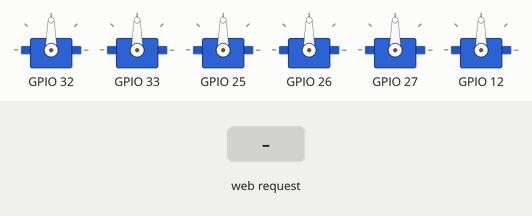
A sketch run on a simulated ESP32. Shown: 6 × servo. Inputs (shaded band) come from the test bench. What the sketch prints to the serial monitor is not drawn.

Above: at 1.2 s.
1.3 s: HTTP request GET /set-angles received
At 1.45 s:
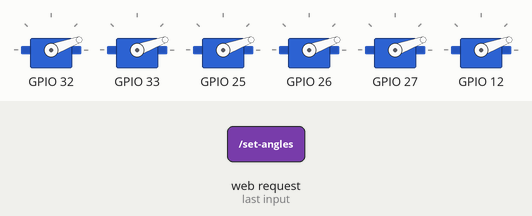
At 2.6 s:
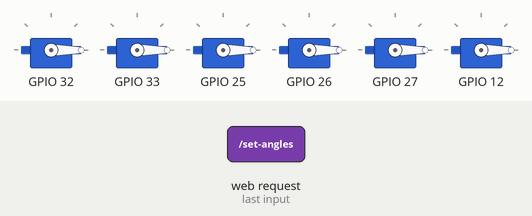
Timing chart, 0 to 4.3 s (numbered marks = the images above; inputs shaded):
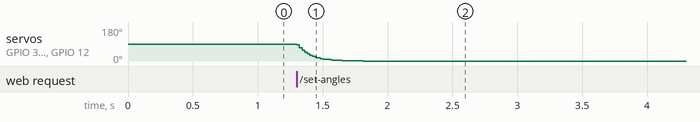

The sketch:

WebUpdater.ino
```cpp
/*
  To upload through terminal you can use: curl -F "image=@firmware.bin" esp32-webupdate.local/update
*/

#include <WiFi.h>
#include <WiFiClient.h>
#include <WebServer.h>
#include <ESPmDNS.h>
#include <HTTPUpdateServer.h>
#include <ESP32Servo.h>


#ifndef STASSID
#define STASSID "roboarm"
// #define STAPSK "tn1337pw!"
#endif

const char* host = "esp32-webupdate";
const char* ssid = STASSID;
// const char* password = STAPSK;

WebServer httpServer(80);
HTTPUpdateServer httpUpdater;


Servo base;
Servo link1;
Servo link2;
Servo link3;
Servo head1;
Servo head2;


Servo servos[6];

float goalAngles[6];
float currentAngles[6];
float lastAngles[6];

unsigned long lastMillis;

float easeInOutQuad(float x) {
  return x < 0.5 ? 2 * x * x : 1 - ((-2 * x + 2) * (-2 * x + 2)) / 2;
}


void setup(void) {
  Serial.begin(115200);
  Serial.println();
  Serial.println("Booting Sketch...");

  WiFi.softAP(ssid);

  httpUpdater.setup(&httpServer);
  httpServer.begin();

    // Set up the endpoint for setting the servo angles
  httpServer.on("/set-angles", []() {
    // Read the 6 angles from the query string
    for (int i = 0; i < 6; i++) {
      goalAngles[i] = httpServer.arg(i).toFloat();
    }

    // Create a JSON object to hold the angles
    char tmp[250];
    sprintf(tmp, "Angles set to %f %f %f %f %f %f\n", goalAngles[0],  goalAngles[1],  goalAngles[2],  goalAngles[3],  goalAngles[4],  goalAngles[5]);

    // Send the JSON string as the response to the client
    httpServer.send(200, "text/plain", tmp);
  });


  // servo setup
  ESP32PWM::allocateTimer(0);
  ESP32PWM::allocateTimer(1);
  ESP32PWM::allocateTimer(2);
  ESP32PWM::allocateTimer(3);

  int pins[6]{32,33,25,26,27,12};

  for (int i=0; i<6; i++) {
    servos[i].setPeriodHertz(300);
    servos[i].attach(pins[i], 500, 3000);
    servos[i].write(90);
    currentAngles[i] = 90;
    goalAngles[i] = 90;
  }
}

int i = 0;

void loop(void) {
  httpServer.handleClient();

  if (millis() - lastMillis >= 5) {
    lastMillis = millis();
    for (int i=0;i<6;i++) {
      currentAngles[i] = currentAngles[i] * 0.95 + goalAngles[i] * 0.05;
      servos[i].write(int(currentAngles[i]+0.5));
    }
  }


}
```

Measured:
- after the input at 1.3 s, servo on GPIO 32, servo on GPIO 33, servo on GPIO 25–27, servo on GPIO 12: moves from 90° to 0° over 0.51 s, starting at once
